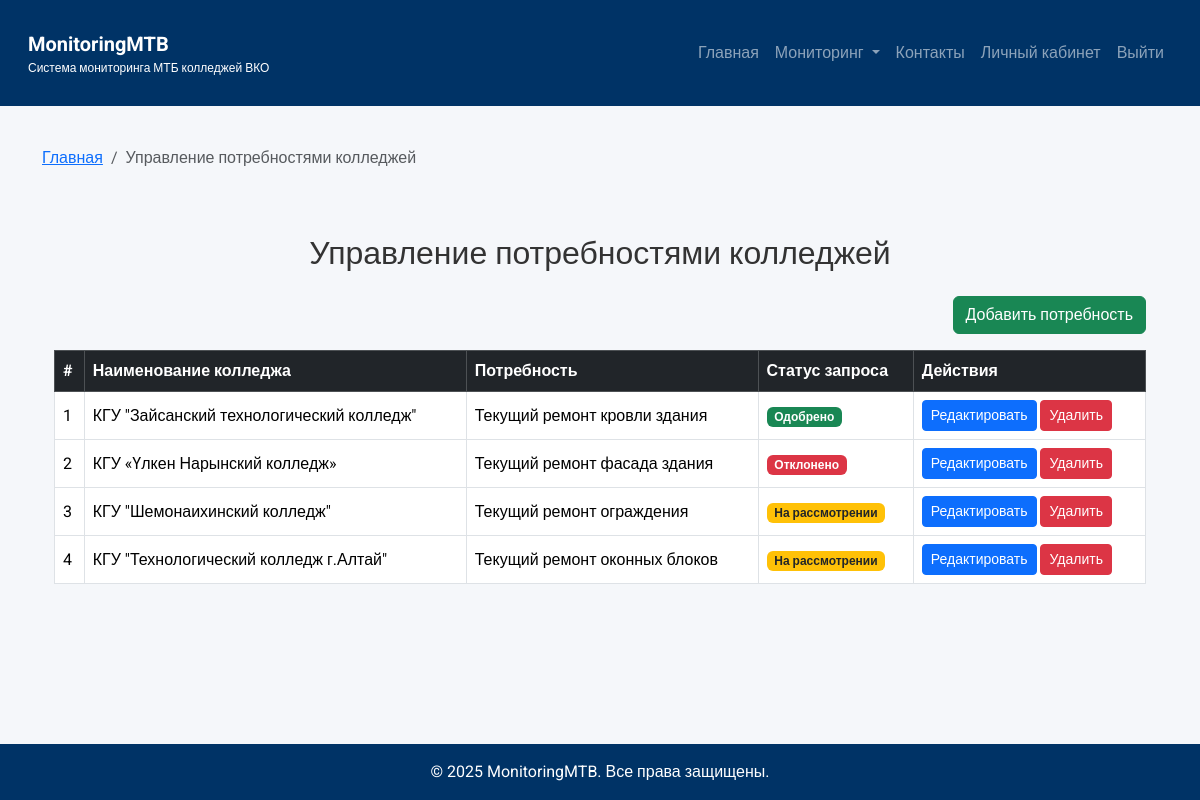
The app's page /manage_needs/ (signed in) with its own data.
### colleges/models.py (models this page shows, shortened)
class NeedsRequest(models.Model):
    STATUS_CHOICES = [
        ('pending', 'На рассмотрении'),
        ('approved', 'Одобрено'),
        ('rejected', 'Отклонено'),
    ]
    college = models.ForeignKey(College, on_delete=models.CASCADE, verbose_name="Колледж")
    need_description = models.CharField(max_length=255, verbose_name="Потребность")
    status = models.CharField(max_length=50, choices=STATUS_CHOICES, default='pending', verbose_name="Статус запроса")

class College(models.Model):
    name = models.CharField(max_length=255, verbose_name="Наименование колледжа")
    city = models.CharField(max_length=255, verbose_name="Населенный пункт")
    building_type = models.CharField(max_length=255, verbose_name="Тип здания")
    ownership_form = models.CharField(max_length=255, verbose_name="Форма собственности")
    year_built = models.IntegerField(verbose_name="Год постройки")

### colleges/utils.py (the view)
    def wrapper(request, *args, **kwargs):
        if request.user.is_authenticated and (request.user.role == 'manager' or request.user.role == 'admin'):
            return view_func(request, *args, **kwargs)
        else:
            return redirect('profile')

### colleges/utils.py (called while the page is built)
def manager_required(view_func):
    def wrapper(request, *args, **kwargs):
        if request.user.is_authenticated and (request.user.role == 'manager' or request.user.role == 'admin'):
            return view_func(request, *args, **kwargs)
        else:
            return redirect('profile')
    return wrapper

### colleges/views.py (called while the page is built)
@manager_required
def manage_needs(request):
    needs = NeedsRequest.objects.select_related('college').all()
    return render(request, 'manage_needs.html', {
        'needs': needs,
        'page_title': 'Управление потребностями колледжей'
    })

### templates/manage_needs.html
{% extends 'base.html' %}
{% block content %}
<div class="container mt-4">
    <h2 class="text-center mb-4">Управление потребностями колледжей</h2>
    <div class="text-end mb-3">
        <a href="{% url 'add_need' %}" class="btn btn-success">Добавить потребность</a>
    </div>
    <table class="table table-bordered table-hover align-middle">
        <thead class="table-dark">
            <tr>
                <th>#</th>
                <th>Наименование колледжа</th>
                <th>Потребность</th>
                <th>Статус запроса</th>
                <th>Действия</th>
            </tr>
        </thead>
        <tbody>
            {% for need in needs %}
            <tr>
                <td>{{ forloop.counter }}</td>
                <td>{{ need.college.name }}</td>
                <td>{{ need.need_description }}</td>
                <td>
                    {% if need.status == 'pending' %}
                        <span class="badge bg-warning text-dark">На рассмотрении</span>
                    {% elif need.status == 'approved' %}
                        <span class="badge bg-success">Одобрено</span>
                    {% elif need.status == 'rejected' %}
                        <span class="badge bg-danger">Отклонено</span>
                    {% else %}
                        {{ need.status }}
                    {% endif %}
                </td>
                <td>
                    <a href="{% url 'edit_need' need.id %}" class="btn btn-sm btn-primary">Редактировать</a>
                    <a href="{% url 'delete_need' need.id %}" class="btn btn-sm btn-danger" onclick="return confirm('Удалить потребность?');">Удалить</a>
                </td>
            </tr>
            {% empty %}
            <tr><td colspan="5" class="text-center">Потребности не найдены.</td></tr>
            {% endfor %}
        </tbody>
    </table>
</div>
{% endblock %}

### templates/base.html (style rules this page uses)
body { font-family: 'Roboto', sans-serif; background-color: #F5F7FA; color: #333; }

### records on screen
NeedsRequest: college.name "КГУ \"Зайсанский технологический колледж\"", need_description "Текущий ремонт кровли здания", status "Одобрено"
NeedsRequest: college.name "КГУ «Үлкен Нарынский колледж»", need_description "Текущий ремонт фасада здания", status "Отклонено"
NeedsRequest: college.name "КГУ \"Шемонаихинский колледж\"", need_description "Текущий ремонт ограждения", status "На рассмотрении"
NeedsRequest: college.name "КГУ \"Технологический колледж г.Алтай\"", need_description "Текущий ремонт оконных блоков", status "На рассмотрении"

### other values on screen
{{ page_title }} "Управление потребностями колледжей"
